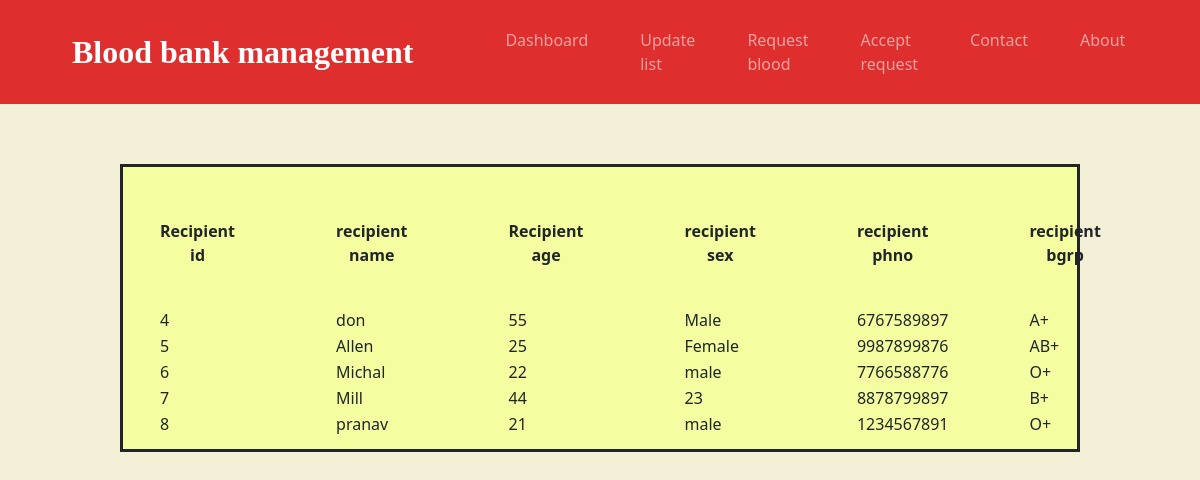
Page /admin/view_reci_list.php on the committed database.
### tables this page shows
CREATE TABLE `recipient` (
  `reci_id` int(5) NOT NULL,
  `reci_name` varchar(10) NOT NULL,
  `reci_age` int(11) DEFAULT NULL,
  `reci_sex` varchar(10) DEFAULT NULL,
  `reci_phno` varchar(10) DEFAULT NULL,
  `reci_bgrp` varchar(5) DEFAULT NULL,
  `reci_reg_date` date DEFAULT NULL
);

### admin/view_reci_list.php (the view, shortened to what this page needs)
<?php
require('config.php');
$sql = "select * from recipient  ;";
$result = mysqli_query($con, $sql);
$insert = true;
?>
<!DOCTYPE html>
<html lang="en">
<head>
	<link href="https://cdn.jsdelivr.net/npm/bootstrap@5.0.2/dist/css/bootstrap.min.css" rel="stylesheet">
	<link rel="stylesheet" href="/css/view_reci_list.css">
</head>
<body>
	<div class="container-fluid">
		<nav class="navbar navbar-expand-lg navbar-dark">
			<a class="navbar-brand" href="">Blood bank management</a>
			<div class="collapse navbar-collapse nav_elements" id="navbarTogglerDemo02">
				<ul class="navbar-nav mx-auto">
					<li class="nav-item">
						<a class="nav-link" href="admindashboard.php">Dashboard</a>
					</li>
					<li class="nav-item">
						<a class="nav-link" href="update_reci_list.php">Update list</a>
					</li>
					<li class="nav-item">
						<a class="nav-link" href="request_blood.php">Request blood</a>
					</li>
					<li class="nav-item">
						<a class="nav-link" href="delete_blood_request.php">Accept request</a>
					</li>
					<li class="nav-item">
						<a class="nav-link" href="#">Contact</a>
					</li>
					<li class="nav-item">
						<a class="nav-link" href="#aboutus">About</a>
					</li>
				</ul>
			</div>
		</nav>
	</div>
	<div class="middle">
		<table>
			<thead>
				<tr>
					<th class="table_head1">Recipient id </th>
					<th class="table_head2">recipient name</th>
					<th class="table_head2">Recipient age</th>
					<th class="table_head2">recipient sex</th>
					<th class="table_head2">recipient phno </th>
					<th class="table_head2"> recipient bgrp</th>
				</tr>
			</thead>
			<?php
			if ($insert == true) {
				while ($row = mysqli_fetch_array($result)) {
					echo "<tr class='table_content'>";
					echo "<td>" . $row['reci_id'] . "</td>";
					echo "<td>" . $row['reci_name'] . "</td>";
					echo "<td>" . $row['reci_age'] . "</td>";
					echo "<td>" . $row['reci_sex'] . "</td>";
					echo "<td>" . $row['reci_phno'] . "</td>";
					echo "<td>" . $row['reci_bgrp'] . "</td>";
				}
			}
			?>
		</table>
	</div>
</body>
</html>

### css/view_reci_list.css (style rules this page uses)
body { background-color: #F3F0D7; }
.container-fluid { padding: 1% 6%; background-color: #DF2E2E; }
.navbar-brand { font-family: "Ubuntu"; font-size: 2.0rem; font-weight: bold; }
.nav-item { padding: 0 18px; }
.nav_elements { padding-left: 35%; padding-left: 50px; }
.middle { background-color: rgb(244, 253, 159); margin: 5% 10%; padding: 1% 3%; text-align: center; border-style: solid; }
.table_head1 { padding-right: 100px; padding-bottom: 40px; padding-top: 40px; }
.table_head2 { padding-bottom: 40px; padding-top: 40px; padding-right: 100px; }
.table_content { padding-left: 0; padding-right: 500px; }

### rows in the picture
recipient: reci "4", reci_name "don", reci_age "55", reci_sex "Male", reci_phno "6767589897", reci_bgrp "A+"
recipient: reci "5", reci_name "Allen", reci_age "25", reci_sex "Female", reci_phno "9987899876", reci_bgrp "AB+"
recipient: reci "6", reci_name "Michal", reci_age "22", reci_sex "male", reci_phno "7766588776", reci_bgrp "O+"
recipient: reci "7", reci_name "Mill", reci_age "44", reci_sex "23", reci_phno "8878799897", reci_bgrp "B+"
recipient: reci "8", reci_name "pranav", reci_age "21", reci_sex "male", reci_phno "1234567891", reci_bgrp "O+"
